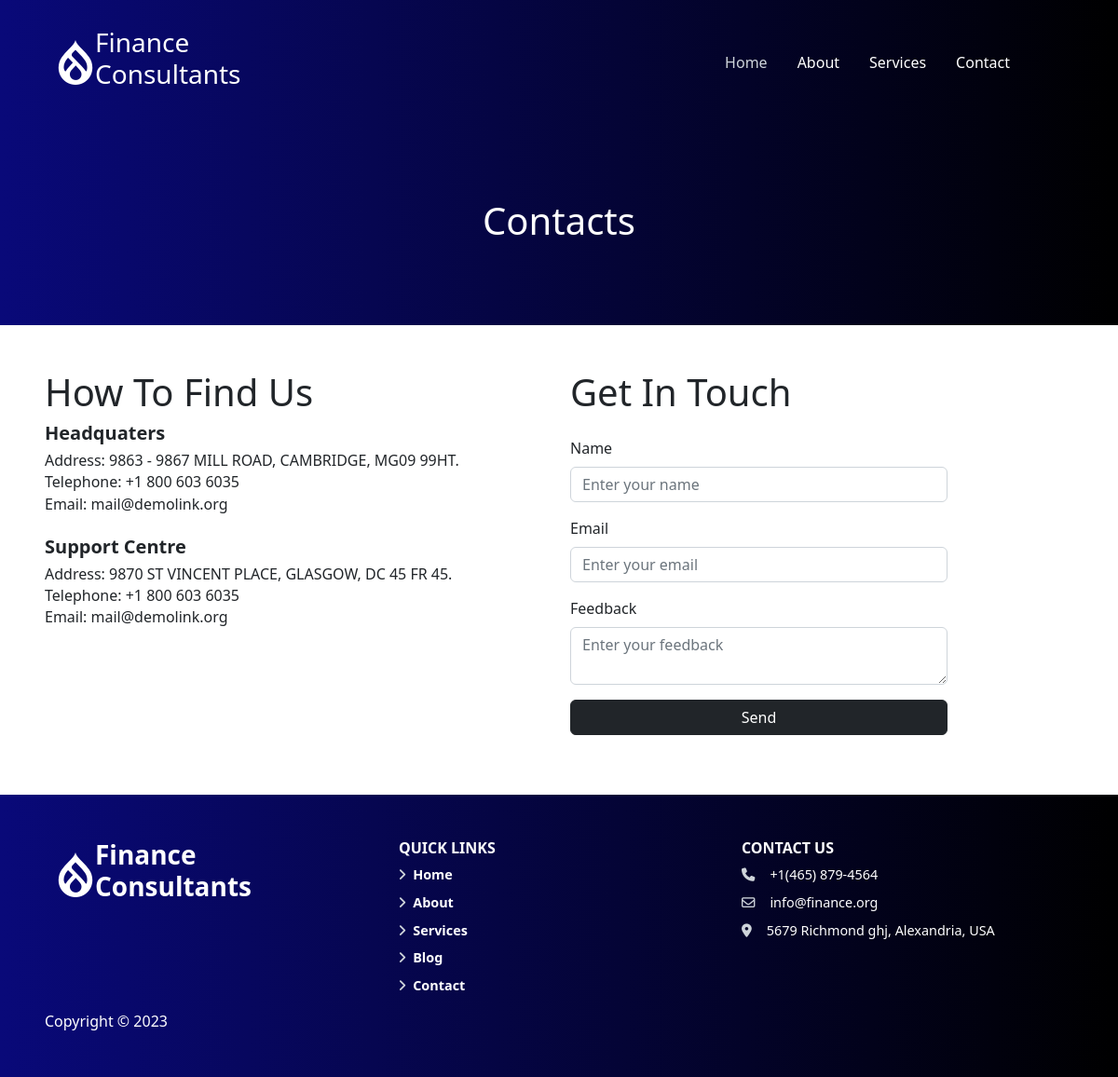
The page /contact.php on the database its author committed.
### tables this page shows
CREATE TABLE `contacts` (
  `id` int(11) NOT NULL,
  `header` varchar(255) NOT NULL,
  `address` varchar(255) NOT NULL,
  `number` varchar(255) NOT NULL,
  `email` varchar(255) NOT NULL
);

### contact.php (the view, shortened to what this page needs)
<?php include 'components/header.php'; ?>
<?php
$sql = 'SELECT * FROM contacts';
$result = mysqli_query($conn_1, $sql);
$contacts = mysqli_fetch_all($result, MYSQLI_ASSOC);
 $nameErr = $emailErr = $bodyErr = '';
?>
<section class="contact-section">
    <div class="contact-intro text-center">
        <h1>Contacts</h1>
    </div>
    <div class="row">
        <div class="col-md-6">
            <h1 class="mb-2">How To Find Us</h1>
            <?php foreach ($contacts as $contact) : ?>
            <div class="contact mb-4">
                <h5 class="mb-2 fw-bold"><?php echo $contact['header']; ?></h5>
                <h6 class="d-flex flex-column gap-1">
                    <span><?php echo $contact['address']; ?></span>
                    <span><?php echo $contact['number']; ?></span>
                    <span><?php echo $contact['email']; ?></span>
                </h6>
            </div>
            <?php endforeach; ?>
        </div>
        <div class="col-md-6">
            <h1>Get In Touch</h1>
            <form action="<?php echo htmlspecialchars($_SERVER['PHP_SELF']); ?>" method="POST" class="mt-4 w-75">
      <div class="mb-3">
        <label for="name" class="form-label">Name</label>
        <input type="text" class="form-control <?php echo $nameErr? 'is-invalid' : null; ?>" id="name" name="name" placeholder="Enter your name">
      </div>
      <div class="mb-3">
        <label for="email" class="form-label">Email</label>
        <input type="email" class="form-control <?php echo $emailErr? 'is-invalid' : null; ?>" id="email" name="email" placeholder="Enter your email">
      </div>
      <div class="mb-3">
        <label for="body" class="form-label">Feedback</label>
        <textarea class="form-control <?php echo $bodyErr? 'is-invalid' : null; ?>" id="body" name="body" placeholder="Enter your feedback"></textarea>
      </div>
      <div class="mb-3">
        <input type="submit" name="submit" value="Send" class="btn btn-dark w-100">
      </div>
    </form>
        </div>
    </div>
</section>
<?php include 'components/footer.php';?>

### rows shown on the page
contacts: header "Headquaters", address "Address: 9863 - 9867 MILL ROAD, CAMBRIDGE, MG09 99HT.", number "Telephone: +1 800 603 6035", email "Email: mail@demolink.org"
contacts: header "Support Centre", address "Address: 9870 ST VINCENT PLACE, GLASGOW, DC 45 FR 45.", number "Telephone: +1 800 603 6035", email "Email: mail@demolink.org"
